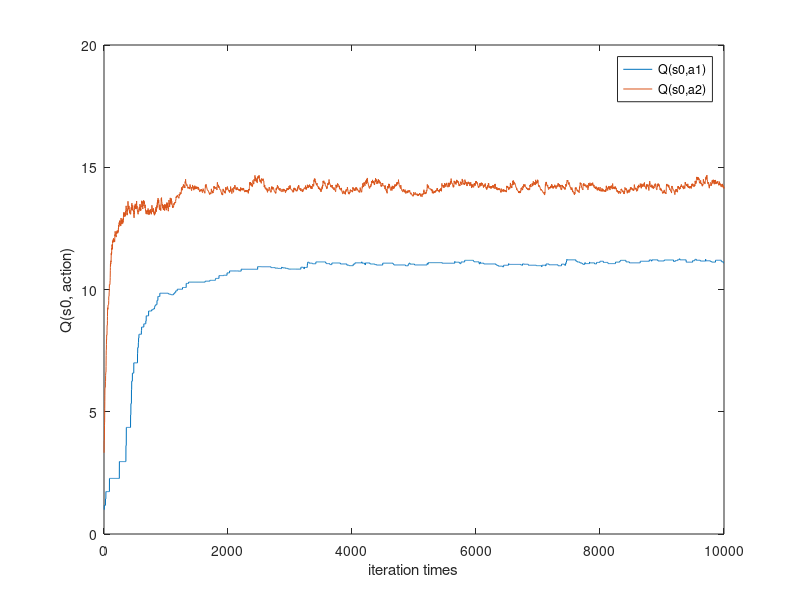
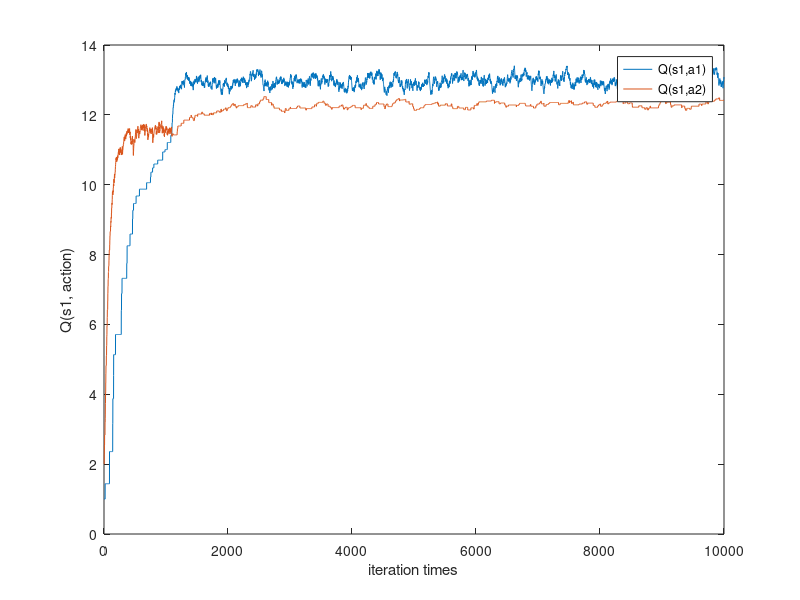

Source code (MATLAB) for these figures, in order:
clear;
clc
close all
Q = [1,3;1,2];%initial Q
% Q = [2,1;1,2];

R = [1, 4; 3, 2];
state = 0;
epsilon = 0.1;
alpha = 0.1;
gamma = 3/4;


iter_times = 10000;
rand('seed',0);
P = rand(1,iter_times)';

for j = 1:iter_times
    P_temp = P(j);
    if P_temp>=epsilon     % take action according to Q chart
          [~, a] = max(Q(state+1, :)); 
    elseif P_temp<epsilon   % randomly take actions
         a = randi([1 2],1,1);
    end
    
    if state == 0   %%% state 0
        if a == 1    %%action 1
           P_temp = rand(1,1);
           if P_temp>=1/3   
               state_prime = 1;
           else
               state_prime = 0;
           end
        else 
           P_temp = rand(1,1);
           if P_temp>=1/2
               state_prime = 1;
           else
               state_prime = 0;
           end
        end
    else
        P_temp = rand(1,1);
        if a == 1
            
           if P_temp>=1/4
               state_prime = 1;
           else
               state_prime = 0;
           end
        else
            P_temp = rand(1,1);
            if P_temp>=2/3
               state_prime = 1;
            else
                state_prime = 0;
            end
        end
    end
    
    reward = R(state+1, a);
    
    max_Q_next_step = max(Q(state_prime+1,:));
    Q(state+1,a) = Q(state+1,a) + alpha* (reward + gamma*max(Q(state_prime+1,:)) - Q(state+1,a));
    state = state_prime; 
    
    Q_s0_a1(j) = Q(1,1);
    Q_s0_a2(j) = Q(1,2);
    Q_s1_a1(j) = Q(2,1);
    Q_s1_a2(j) = Q(2,2);
end
Q_prime=[Q_s0_a1; Q_s0_a2; Q_s1_a1; Q_s1_a2];

figure;
plot(Q_prime(1,:));
hold on;
plot(Q_prime(2,:));
hold off;
xlabel('iteration times');
ylabel('Q(s0, action)');
legend('Q(s0,a1)', 'Q(s0,a2)');


figure;
plot(Q_prime(3,:));
hold on;
plot(Q_prime(4,:));
hold off;
xlabel('iteration times');
ylabel('Q(s1, action)');
legend('Q(s1,a1)', 'Q(s1,a2)');